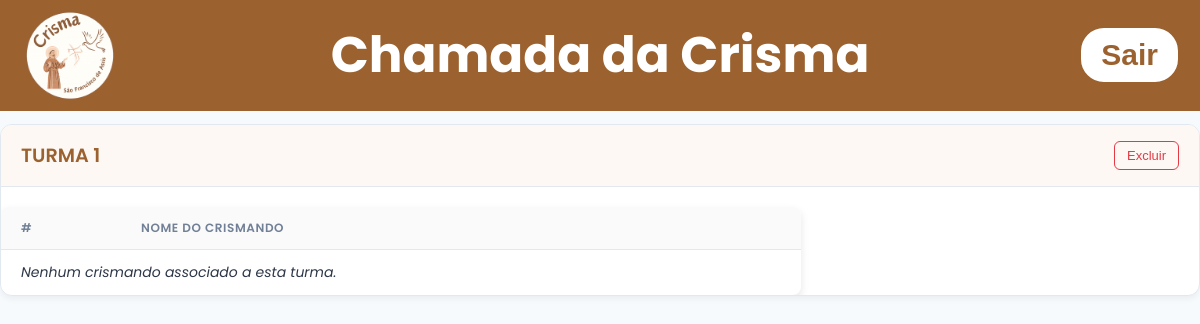
The app's page /listturmas (signed in), older data.
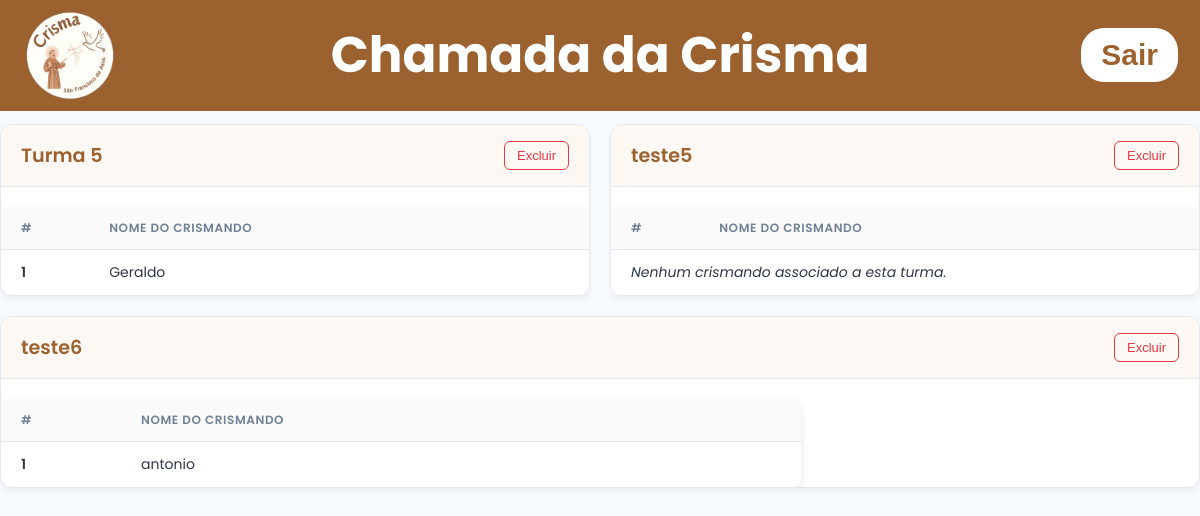
The same page, newer data.
### tables this page shows
CREATE TABLE turmas (
    id INTEGER PRIMARY KEY AUTOINCREMENT,
    turma_name TEXT NOT NULL UNIQUE
);

CREATE TABLE crismandos (
    id INTEGER PRIMARY KEY AUTOINCREMENT,
    name TEXT UNIQUE NOT NULL,
    turma_id INTEGER NOT NULL,
    created_at TEXT DEFAULT CURRENT_TIMESTAMP,
    FOREIGN KEY (turma_id) REFERENCES turmas(id)
);

### app.py (the view)
@app.get('/listturmas')
def list_turmas():
    if 'admin' not in session :
        return render_template('index.html')
    msg = request.args.get('msg')
    with get_conn() as conn:
        cur = conn.cursor()
        cur.execute("SELECT id, turma_name FROM turmas ORDER BY turma_name")
        turmas = cur.fetchall()
        cur.execute("SELECT id, name, turma_id FROM crismandos ORDER BY name")
        crismandos = cur.fetchall()
    return render_template('turmas.html', turmas=turmas, msgturmas=msg, crismandos = crismandos)

### app.py (called while the page is built)
def get_conn():
    conn = sqlite3.connect("data/dataBase.db")
    conn.row_factory = sqlite3.Row
    return conn

### templates/turmas.html (shortened to what this page needs)
<!DOCTYPE html>
<html lang="pt-br">
<head>
    <link
      rel="stylesheet"
      href="{{url_for('static', filename='css/styleconfigadmin.css')}}"
    />
    <link
      rel="stylesheet"
      href="{{url_for('static', filename='css/styleturmas.css')}}"
    />
</head>
<body>
    <header>
      <div class="header-left">
        <img
          src="{{url_for('static', filename='images/logocrismamaior.png')}}"
          alt="Logo da crisma"
          class="logo"
        />
        <h1 class="title-center" onclick="window.location.href='/homepage'">Chamada da Crisma</h1>
      </div>
      <form action="{{url_for('logout_user')}}" method="post">
        <button class="button-logout">Sair</button>
      </form>
    </header>
<main>
        <div class="page-header">
            <h2>Turmas Cadastradas</h2>
            <button class="btn-primary" onclick="OpenModalTurmas()">
                <span>+</span> Criar Turma
            </button>
        </div>
        {% if turmas %}
            <div class="turmas-grid">
                {% for turma in turmas %}
                    <div class="turma-card">
                        <div class="turma-card-header">
                            <h3>{{ turma.turma_name }}</h3>
                            <button type="button" class="btn-delete-icon" onclick="OpenModalConfirmation('{{ turma.id }}')">
                                Excluir
                            </button>
                        </div>
                        <div class="table-wrapper">
                            <table class="tabela-turmas">
                                <thead>
                                    <tr>
                                        <th style="width: 15%;">#</th>
                                        <th style="width: 85%;">Nome do Crismando</th>
                                    </tr>
                                </thead>
                                <tbody>
                                    {% set counter = [0] %}
                                    {% for crismando in crismandos | sort(attribute='name') %}
                                        {% if crismando.turma_id == turma.id %}
                                            <tr>
                                                <td class="col-number">{{ counter[0] }}</td>
                                                <td>{{ crismando.name }}</td>
                                            </tr>
                                        {% endif %}
                                    {% endfor %}
                                    {% if counter[0] == 0 %}
                                        <tr>
                                            <td colspan="2" class="empty-table">Nenhum crismando associado a esta turma.</td>
                                        </tr>
                                    {% endif %}
                                </tbody>
                            </table>
                        </div>
                    </div>
                {% endfor %}
            </div>
        {% else %}
            <div class="empty-state">
                <p>Nenhuma turma cadastrada ainda.</p>
            </div>
        {% endif %}
</main>
</body>
</html>

Row changes from the older to the newer data that the page shows:
removed turmas: turma_name "TURMA 1", shows "Nenhum crismando associado a esta turma."
added turmas: turma_name "Turma 5"
added crismandos: counter "1", name "Geraldo", shown under "Turma 5"
added turmas: turma_name "teste5", shows "Nenhum crismando associado a esta turma."
added turmas: turma_name "teste6"
added crismandos: counter "1", name "antonio", shown under "teste6"
